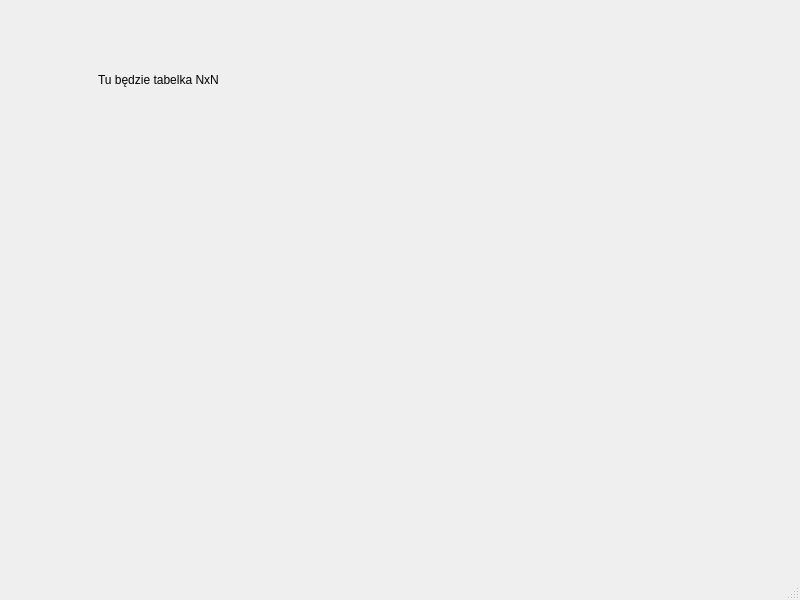
<?xml version="1.0" encoding="UTF-8"?>
<ui version="4.0">
 <class>NxNWindow</class>
 <widget class="QMainWindow" name="NxNWindow">
  <property name="geometry">
   <rect>
    <x>0</x>
    <y>0</y>
    <width>800</width>
    <height>600</height>
   </rect>
  </property>
  <property name="windowTitle">
   <string>MainWindow</string>
  </property>
  <widget class="QWidget" name="centralwidget">
   <widget class="QLabel" name="label">
    <property name="geometry">
     <rect>
      <x>98</x>
      <y>70</y>
      <width>191</width>
      <height>20</height>
     </rect>
    </property>
    <property name="text">
     <string>Tu będzie tabelka NxN</string>
    </property>
   </widget>
  </widget>
  <widget class="QMenuBar" name="menubar">
   <property name="geometry">
    <rect>
     <x>0</x>
     <y>0</y>
     <width>800</width>
     <height>20</height>
    </rect>
   </property>
  </widget>
  <widget class="QStatusBar" name="statusbar"/>
 </widget>
 <resources/>
 <connections/>
</ui>
